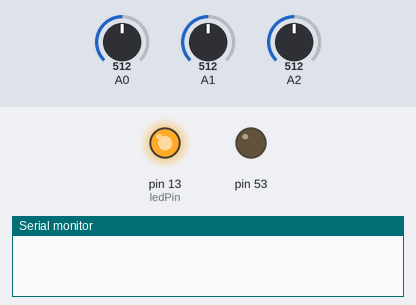
Simulated run of this sketch. Board: Arduino Mega 2560, built with avr-gcc and run on an emulated ATmega2560. Parts: output pins drawn as LEDs (lit = HIGH), the last lines printed to the serial monitor. The inputs (shaded band) are chosen by the test bench; at power-on: A0 = 512, A1 = 512, A2 = 512. The local clock reads 2024-03-15 10:24:30 at power-on unless the sketch sets it; storage starts empty.

Above: at 0.1 s.
At 1.3 s:
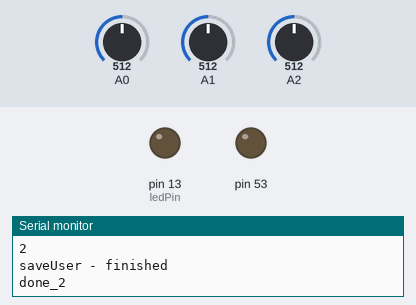
Timing chart, 0 to 2.8 s (numbered marks = the images above):
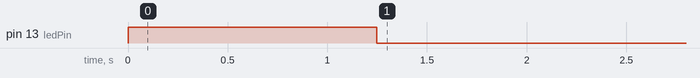

The sketch:

testWrtieUserVehicle.ino
```cpp
#include <Wire.h>
#include <SD.h>
#include <SPI.h>
#include <DS1307RTC.h>
#include <Time.h>
#include <String.h>

int ledPin = 13;

String USERSNAMES[5];
int LICZBA_POJAZDOW = 0;
short VEHICLEID [5];
String VEHICLENAMES [5];


int value = 0;
short loggedInUserIndex = -1;
short chosenVehicleIndex = -1;


//--- wait for hardware
void saveOverall() {
  File logFile;

  logFile = SD.open("log.txt", FILE_WRITE);
  if (!logFile)
    Serial.println("logFile error");
  tmElements_t tm;

  RTC.read(tm);

  logFile.print(String() + tm.Day + "." + tm.Month + "." + tmYearToCalendar(tm.Year) + "\t");
  logFile.print(String() + tm.Hour + ":" + tm.Minute + "\t");
  logFile.print(USERSNAMES[loggedInUserIndex] + "\t");
  logFile.print(VEHICLENAMES[chosenVehicleIndex] + "\t");
  logFile.println(value);
  logFile.close();
  Serial.println("saveOverall - finished");

}
void saveSpecifiedVehicle() {

  if (!SD.exists("POJAZDY"))
    SD.mkdir("POJAZDY");

  tmElements_t tm;
  RTC.read(tm);
  String strPath;
  if (VEHICLENAMES[chosenVehicleIndex].length() > 7)
  {
    strPath = "POJAZDY/" + VEHICLENAMES[chosenVehicleIndex].substring(0,8)+".txt";
  }
  else
  {
    strPath = "POJAZDY/" + VEHICLENAMES[chosenVehicleIndex]+".txt";
  }
  Serial.println("q"+strPath + "q");
  File vehicleFile;
  vehicleFile.close();
  vehicleFile = SD.open( strPath.c_str(), FILE_WRITE);
  if (!vehicleFile)
    Serial.println("\t\t\tvehicleFile error");
  vehicleFile.print(String() + tm.Day + "." + tm.Month + "." + tmYearToCalendar(tm.Year) + "\t");
  vehicleFile.print(String() + tm.Hour + ":" + tm.Minute + "\t");
  vehicleFile.print(USERSNAMES[loggedInUserIndex] + "\t");
  vehicleFile.print(VEHICLENAMES[chosenVehicleIndex] + "\t");
  vehicleFile.println(value);
  vehicleFile.close();
  Serial.println("saveVehicle - finished");
}
void saveSpecifiedUser() {

  if (!SD.exists("OSOBY"))
    SD.mkdir("OSOBY");

  String strPath;
  if (VEHICLENAMES[chosenVehicleIndex].length() > 7)
  {
    strPath = "OSOBY/" + USERSNAMES[loggedInUserIndex].substring(0,8)+".txt";
  }
  else
  {
    strPath = "OSOBY/" + USERSNAMES[loggedInUserIndex]+".txt";
  }

  File userFile;
  userFile.close();
  userFile = SD.open(strPath.c_str(), FILE_WRITE);
  if (userFile)
  {
    tmElements_t tm;
    RTC.read(tm);

    Serial.println("1");
    Serial.println(strPath + "q");
    Serial.println("2");
    userFile.print(String() + tm.Day + "." + tm.Month + "." + tmYearToCalendar(tm.Year) + "\t");
    userFile.print(String() + tm.Hour + ":" + tm.Minute + "\t");
    userFile.print(USERSNAMES[loggedInUserIndex] + "\t");
    userFile.print(VEHICLENAMES[chosenVehicleIndex] + "\t");
    userFile.println(value);
    userFile.close();
  }
  else
  {
    Serial.println("error");
  }


  Serial.println("saveUser - finished");
}

void setup() {

  pinMode(53, OUTPUT);
  pinMode(ledPin, OUTPUT);
  digitalWrite(ledPin, HIGH);   // turn the LED on (HIGH is the voltage level)
  delay(1000);
  // put your setup code here, to run once:
  Serial.begin(9600);
  if (!SD.begin(10,11,12,13)) {
    Serial.println("Card failed, or not present");
    // don't do anything more:
    return;
  }

  chosenVehicleIndex = 2;
  loggedInUserIndex = 1;
  USERSNAMES[loggedInUserIndex] = "T_USEdsadasR";
  VEHICLENAMES[chosenVehicleIndex] = "T_VEHICLE";
  value = 17;

  saveOverall();
  saveSpecifiedVehicle();
  saveSpecifiedUser();
  Serial.println("done_1");

  chosenVehicleIndex = 2;
  loggedInUserIndex = 0;
  USERSNAMES[loggedInUserIndex] = "T_USER_2";
  VEHICLENAMES[chosenVehicleIndex] = "T_V12312313EHIC";
  value = 99;

  saveOverall();
  saveSpecifiedVehicle();
  saveSpecifiedUser();
  Serial.println("done_2");


}

void loop() {

  String dataString = "";

  // read three sensors and append to the string:
  for (int analogPin = 0; analogPin < 3; analogPin++) {
    int sensor = analogRead(analogPin);
    dataString += String(sensor);
    if (analogPin < 2) {
      dataString += ",";
    }
  }

  // open the file. note that only one file can be open at a time,
  // so you have to close this one before opening another.
  File dataFile = SD.open("datalog.txt", FILE_WRITE);

  // if the file is available, write to it:
  if (dataFile) {
    dataFile.println(dataString);
    dataFile.close();
    // print to the serial port too:
    Serial.println(dataString);
  }
  // if the file isn't open, pop up an error:
  else {
    Serial.println("error opening datalog.txt");
  }


  // put your main code here, to run repeatedly:
  digitalWrite(13, LOW);    // turn the LED off by making the voltage LOW
  delay(1000);              // wait for a second
}
```

Measured:
- by itself, pin 13 (ledPin): HIGH → LOW at 1.2 s
